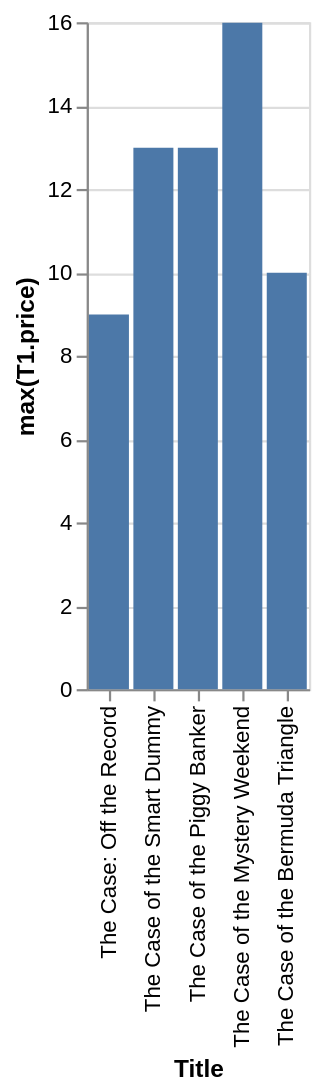

Vega-Lite specification stored for this chart:
### Vega-Lite specification from a JSON file in a GitHub repository (floating-point values rounded to 4 significant figures)
{"data": {"values": [{"x_data": "The Case: Off the Record", "y_data": 8.99}, {"x_data": "The Case of the Smart Dummy", "y_data": 12.99}, {"x_data": "The Case of the Piggy Banker", "y_data": 12.99}, {"x_data": "The Case of the Mystery Weekend", "y_data": 15.99}, {"x_data": "The Case of the Bermuda Triangle", "y_data": 9.99}]}, "mark": "bar", "encoding": {"x": {"field": "x_data", "type": "nominal", "title": "Title", "sort": "descending"}, "y": {"field": "y_data", "type": "quantitative", "title": "max(T1.price)"}}}
